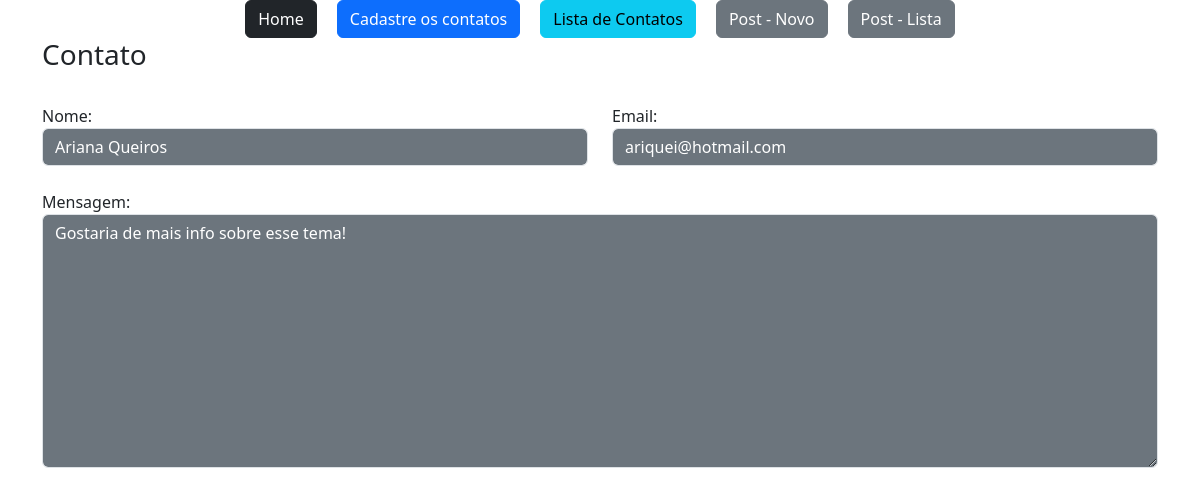
Screenshot of /contato/69 (signed in) with the database file from the repository.
### webpage/models.py (models this page shows)
class Contatos(db.Model):
    id = db.Column(db.Integer, primary_key=True)
    data_de_criacao = db.Column(db.DateTime, default=datetime.utcnow)
    nome = db.Column(db.String, nullable=True)
    email = db.Column(db.String, nullable=True)
    mensagem = db.Column(db.String, nullable=True)
    respondido = db.Column(db.Integer, default=0)

### webpage/views.py (the view)
@app.route('/contato/<int:id>')
@login_required
def contatoDetail(id):
    obj = Contatos.query.get(id)
    return render_template('contato_detail.html', obj= obj)

### webpage/models.py (called while the page is built)
@login_manager.user_loader
def load_user(user_id):
    return User.query.get(user_id)

### webpage/templates/contato_detail.html
{% extends "base.html" %}
{% block content %}
<div class="container ">
    {% include "nav.html" %}
    <div class='row md-4'>
        <h3>Contato</h3>
        <div class='col-md-6 mt-4'>
            Nome:
            <input type='text' value="{{obj.nome}}"class='form-control bg-secondary text-white' readonly>
        </div>
        <div class='col-md-6 mt-4'>
            Email:
            <input type='text' value="{{obj.email}}"class='form-control bg-secondary text-white' readonly>
        </div>
        <div class='col-12 mt-4'>
            Mensagem:
            <textarea type='text' rows='10' value=""class='form-control bg-secondary text-white' readonly>{{obj.mensagem}}</textarea>
        </div>
    </div>
</div>
{% endblock %}

### rows the page displays
Contatos: nome "Ariana Queiros", email "ariquei@hotmail.com", mensagem "Gostaria de mais info sobre esse tema!"
